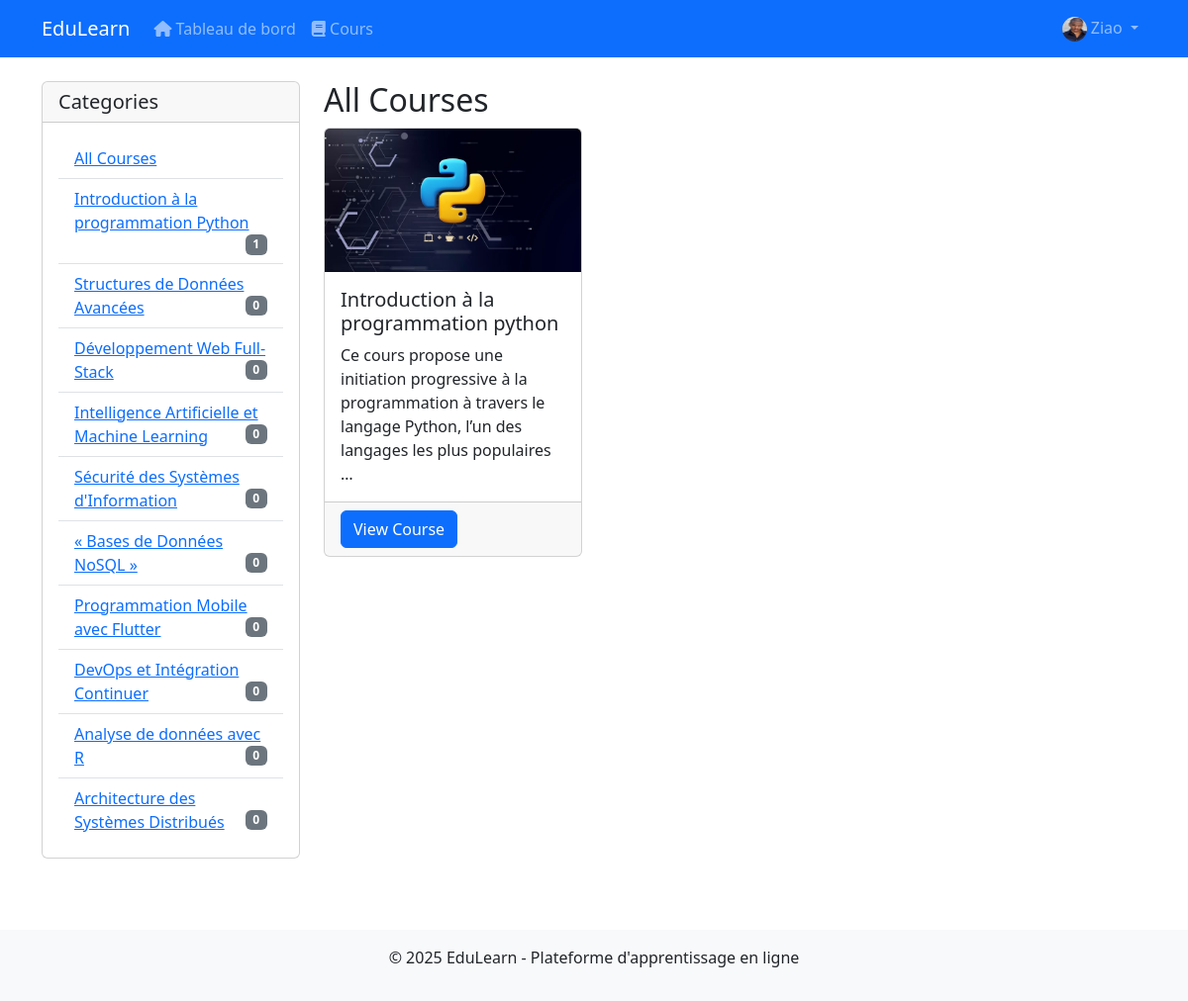
Screenshot of /courses/ (signed in) with the database file from the repository.
### users/models.py (models this page shows, shortened)
class User(AbstractUser):
    STUDENT = 'student'
    TEACHER = 'teacher'
    ADMIN = 'admin'
    ROLE_CHOICES = [
        (STUDENT, 'Élève'),
        (TEACHER, 'Enseignant'),
        (ADMIN, 'Administrateur'),
    ]
    role = models.CharField(max_length=10, choices=ROLE_CHOICES, default=STUDENT)
    profile_pic = models.ImageField(upload_to='profile_pics', blank=True, null=True)
    bio = models.TextField(blank=True, null=True)
    def is_teacher(self):
        return self.role == self.TEACHER
    def is_admin_user(self):
        return self.role == self.ADMIN and self.is_active

### courses/models.py (models this page shows, shortened)
class Subject(models.Model):
    name = models.CharField(max_length=100)
    description = models.TextField(blank=True, null=True)

class Course(models.Model):
    title = models.CharField(max_length=200)
    subject = models.ForeignKey(Subject, on_delete=models.CASCADE, related_name='courses')
    teacher = models.ForeignKey(User, on_delete=models.CASCADE, related_name='courses_teaching')
    description = models.TextField()
    image = models.ImageField(upload_to='course_images', blank=True, null=True)
    created_at = models.DateTimeField(auto_now_add=True)
    updated_at = models.DateTimeField(auto_now=True)
    students = models.ManyToManyField(User, related_name='courses_enrolled', blank=True)

### courses/views.py (the view)
# urls.py: path('', views.course_list, name='course_list'),
def course_list(request):
    subjects = Subject.objects.annotate(total_courses=Count('courses'))
    courses = Course.objects.all()
    query = request.GET.get('query')
    if query:
        courses = courses.filter(title__icontains=query) | courses.filter(description__icontains=query)
    return render(request, 'courses/course_list.html', {
        'subjects': subjects,
        'courses': courses,
        'query': query
    })

### templates/courses/course_list.html (shortened to what this page needs)
{% extends "base.html" %}
{% block content %}
    <div class="courses-container">
        <div class="row">
            <div class="col-md-3">
                {% block courses_sidebar %}
                    <div class="card mb-4">
                        <div class="card-header">
                            <h5 class="card-title mb-0">Categories</h5>
                        </div>
                        <div class="card-body">
                            <ul class="list-group list-group-flush">
                                <li class="list-group-item">
                                    <a href="{% url 'courses:course_list' %}">All Courses</a>
                                </li>
                                {% for subject in subjects %}
                                <li class="list-group-item">
                                    <a href="{% url 'courses:course_list_by_subject' subject.id %}">
                                        {{ subject.name }}
                                        <span class="badge bg-secondary float-end">{{ subject.total_courses }}</span>
                                    </a>
                                </li>
                                {% endfor %}
                            </ul>
                        </div>
                    </div>
                {% endblock %}
            </div>
            <div class="col-md-9">
                {% block courses_content %}
                    <h2>
                        {% if subject %}
                            Courses in "{{ subject.name }}"
                        {% else %}
                            All Courses
                        {% endif %}
                    </h2>
                    {% if courses %}
                        <div class="row row-cols-1 row-cols-md-2 row-cols-lg-3 g-4">
                            {% for course in courses %}
                                <div class="col">
                                    <div class="card h-100">
                                        {% if course.image %}
                                            <img src="{{ course.image.url }}" class="card-img-top" alt="{{ course.title }}">
                                        {% else %}
                                            <div class="card-img-top bg-light text-center py-5">
                                                <i class="bi bi-book" style="font-size: 3rem;"></i>
                                            </div>
                                        {% endif %}
                                        <div class="card-body">
                                            <h5 class="card-title">{{ course.title }}</h5>
                                            <p class="card-text">{{ course.description|truncatewords:20 }}</p>
                                        </div>
                                        <div class="card-footer">
                                            <a href="{% url 'courses:course_detail' course.id %}" class="btn btn-primary">View Course</a>
                                        </div>
                                    </div>
                                </div>
                            {% endfor %}
                        </div>
                    {% else %}
                        <div class="alert alert-info">
                            No courses available{% if subject %} in this category{% endif %}{% if query %} matching your search{% endif %}.
                        </div>
                    {% endif %}
                {% endblock %}
            </div>
        </div>
    </div>
{% endblock %}

### templates/base.html (shortened to what this page needs)
<!DOCTYPE html>
<html lang="fr">
<head>
    <link href="https://cdn.jsdelivr.net/npm/bootstrap@5.3.0/dist/css/bootstrap.min.css" rel="stylesheet">
    <link rel="stylesheet" href="https://cdnjs.cloudflare.com/ajax/libs/font-awesome/6.4.0/css/all.min.css">
</head>
<body>
    <nav class="navbar navbar-expand-lg navbar-dark bg-primary">
        <div class="container">
            <a class="navbar-brand" href="{% url 'home' %}">EduLearn</a>
            <div class="collapse navbar-collapse" id="navbarNav">
                <ul class="navbar-nav">
                    {% if user.is_authenticated %}
                        <li class="nav-item">
                            <a class="nav-link" href="{% url 'dashboard:home' %}">
                                <i class="fas fa-home"></i> Tableau de bord
                            </a>
                        </li>
                        <li class="nav-item">
                            <a class="nav-link" href="{% url 'courses:course_list' %}">
                                <i class="fas fa-book"></i> Cours
                            </a>
                        </li>
                    {% endif %}
                </ul>
                <ul class="navbar-nav ms-auto">
                    {% if user.is_authenticated %}
                        <li class="nav-item dropdown">
                            <a class="nav-link dropdown-toggle" href="#" id="userDropdown" role="button" data-bs-toggle="dropdown">
                                {% if user.profile_pic %}
                                    <img src="{{ user.profile_pic.url }}" alt="Profile" class="rounded-circle" style="width: 25px; height: 25px;">
                                {% else %}
                                    <i class="fas fa-user-circle"></i>
                                {% endif %}
                                {{ user.username }}
                            </a>
                        </li>
                    {% endif %}
                </ul>
            </div>
        </div>
    </nav>
    <div class="container mt-4">
        {% block content %}{% endblock %}
    </div>
    <footer class="mt-5 py-3 bg-light text-center">
        <div class="container">
            <p>&copy; {% now "Y" %} EduLearn - Plateforme d'apprentissage en ligne</p>
        </div>
    </footer>
</body>
</html>

### rows the page displays
User: profile_pic (picture), username "Ziao"
Subject: name "Introduction à la programmation Python", total_courses "1"
Subject: name "Structures de Données Avancées", total_courses "0"
Subject: name "Développement Web Full-Stack", total_courses "0"
Subject: name "Intelligence Artificielle et Machine Learning", total_courses "0"
Subject: name "Sécurité des Systèmes d'Information", total_courses "0"
Subject: name "« Bases de Données NoSQL »", total_courses "0"
Subject: name "Programmation Mobile avec Flutter", total_courses "0"
Subject: name "DevOps et Intégration Continuer", total_courses "0"
Subject: name "Analyse de données avec R", total_courses "0"
Subject: name "Architecture des Systèmes Distribués", total_courses "0"
Course: image (picture), title "Introduction à la programmation python", description "Ce cours propose une initiation progressive à la programmation à travers le langage Python, l’un des langages les plus populaires …"
